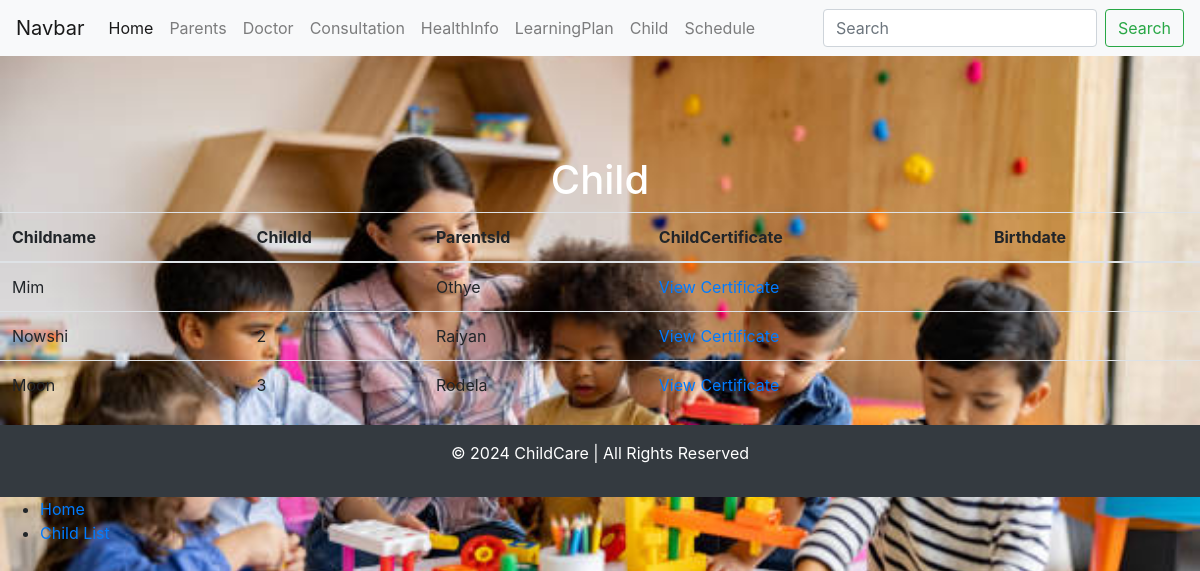
/Child/, run on the app's committed database.
### ChildCare/models.py (models this page shows, shortened)
class Child(models.Model):
    Childname = models.CharField(max_length=200)
    ChildId=models.IntegerField(blank=True, null=True)
    ParentsId=models.ForeignKey(Parents, on_delete=models.CASCADE, blank=True, null=True)
    ChildCertificate=models.ImageField(upload_to='certificate/')
    BrithDate = models.DateField(blank=True, null=True)

class Parents(models.Model):
    ParentsId = models.IntegerField(blank=True, null=True)
    ParentsNID = models.IntegerField(blank=True, null=True)
    Name = models.CharField(max_length=200)
    Email = models.EmailField(max_length=200)
    Phone = models.IntegerField(blank=True, null=True)
    Address = models.CharField(max_length=200)

### ChildCare/views.py (the view)
# urls.py: path('Child/', c_views.child, name='child'),
def child(request):
    object_child = Child.objects.all()  # Fetch all child records
    return render(request, template_name='Child.html',context= {'object_child': object_child})

### template/Child.html
{% extends 'base.html' %}
{% block content %}
<h1>Child</h1>
<table class="table">
  <thead>
    <tr>
      <th scope="col">Childname</th>
      <th scope="col">ChildId</th>
      <th scope="col">ParentsId</th>
      <th scope="col">ChildCertificate</th>
      <th scope="col">Birthdate</th>
    </tr>
  </thead>
  <tbody>
    {% for c in object_child %}
    <tr>
      <td>{{ c.Childname }}</td>
      <td>{{ c.ChildId }}</td>
      <td>{{ c.ParentsId.Name }}</td>
      <td>
        {% if c.ChildCertificate %}
          <a href="{% url 'view_certificate' c.ChildId %}">View Certificate</a>
        {% else %}
          No Certificate Available
        {% endif %}
      </td>
      <td>{{ child.birthdate|date:"F j, Y" }}</td>
    </tr>
    {% empty %}
    <tr>
      <td colspan="5">No child data available.</td>
    </tr>
    {% endfor %}
  </tbody>
</table>
{% endblock %}

### template/base.html (shortened to what this page needs)
<!DOCTYPE html>
<html lang="en">
<head>
    <link rel="stylesheet" href="https://cdn.jsdelivr.net/npm/bootstrap@4.0.0/dist/css/bootstrap.min.css">
    {% load static %}
    <link rel="stylesheet" href="{% static 'assets/css/style.css' %}">
</head>
<body>
    {% include 'navbar.html' %}
    <div class="content">
        {% block content %}
        {% endblock %}
    </div>
    <footer class="text-center bg-dark text-white py-3">
        <p>&copy; 2024 ChildCare | All Rights Reserved</p>
    </footer>
    <nav>
    <ul>
      <li><a href="{% url 'home' %}">Home</a></li>
      <li><a href="{% url 'child_list' %}">Child List</a></li>
    </ul>
  </nav>
</body>
</html>

### template/navbar.html (shortened to what this page needs)
<nav class="navbar navbar-expand-lg navbar-light bg-light">
  <a class="navbar-brand" href="#">Navbar</a>
  <div class="collapse navbar-collapse" id="navbarSupportedContent">
    <ul class="navbar-nav mr-auto">
         <li class="nav-item active">
        <a class="nav-link" href="{% url 'home'%}">Home</a>
      </li>
       <li class="nav-item">
        <a class="nav-link" href="{% url 'parents'%}">Parents</a>
      </li>
      <li class="nav-item">
        <a class="nav-link" href="{% url 'doctor'%}">Doctor</a>
      </li>
      <li class="nav-item">
        <a class="nav-link" href="{% url 'consultation'%}">Consultation</a>
      </li>
       <li class="nav-item">
        <a class="nav-link" href="{% url 'healthinfo'%}">HealthInfo</a>
      </li>
       <li class="nav-item">
        <a class="nav-link" href="{% url 'learningPlan'%}">LearningPlan</a>
      </li>
       <li class="nav-item">
        <a class="nav-link" href="{% url 'child' %}">Child</a>
      </li>
       <li class="nav-item">
        <a class="nav-link" href="{% url 'schedule'%}">Schedule</a>
      </li>
    </ul>
    <form class="form-inline my-2 my-lg-0">
      <input class="form-control mr-sm-2" type="search" placeholder="Search" aria-label="Search">
      <button class="btn btn-outline-success my-2 my-sm-0" type="submit">Search</button>
    </form>
  </div>
</nav>

### static/css/style.css (style rules this page uses)
body { background-image: url("..images/mygp.jpg"); background-size: cover; background-repeat: no-repeat; background-attachment: fixed; }
footer { background-color: #343a40; color: white; text-align: center; padding: 15px 0; }
h1 { color: white; text-align: center; padding-top: 100px; }

### data on the page
Child: Childname "Mim", ChildId "1", ParentsId.Name "Othye", shows "View Certificate"
Child: Childname "Nowshi", ChildId "2", ParentsId.Name "Raiyan", shows "View Certificate"
Child: Childname "Moon", ChildId "3", ParentsId.Name "Rodela", shows "View Certificate"
